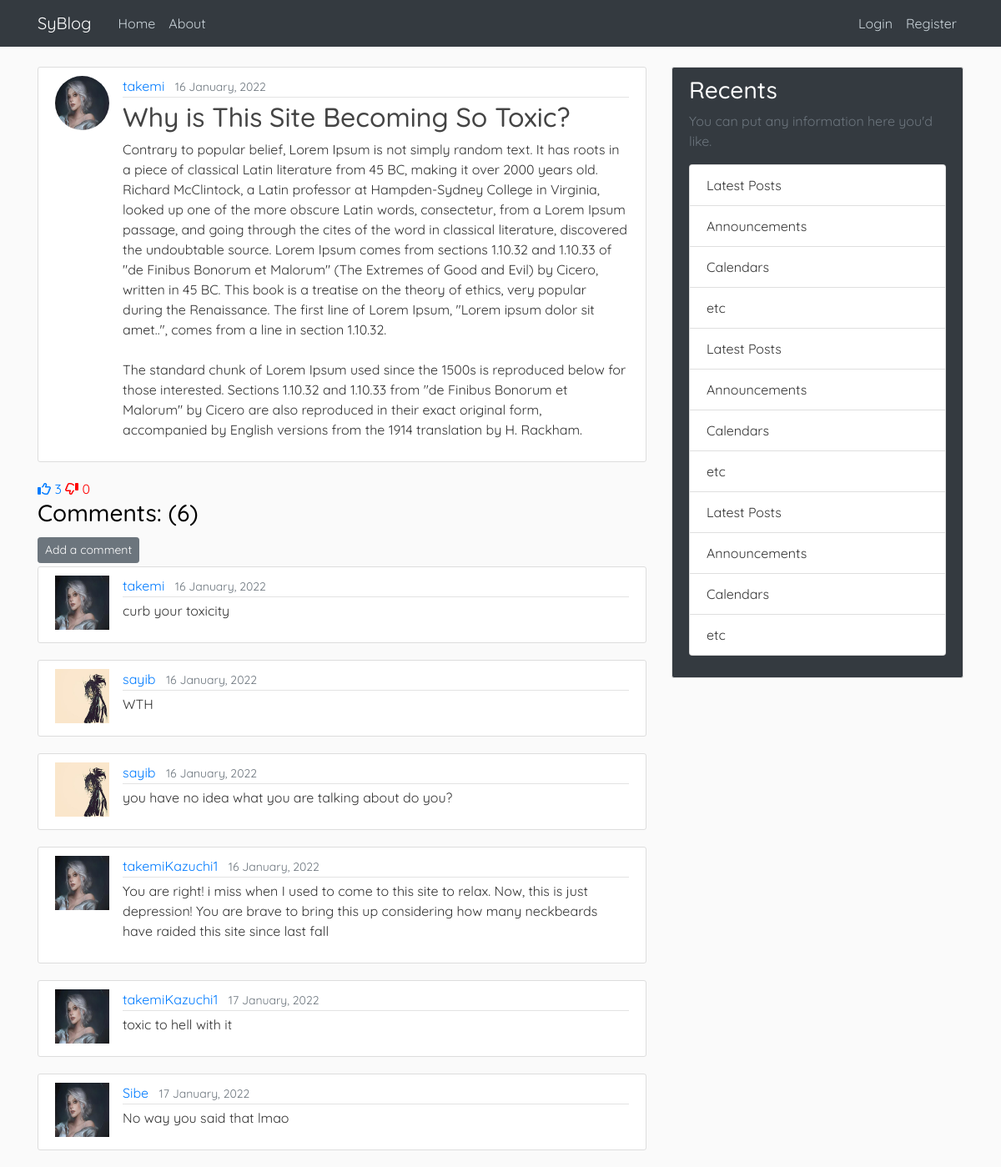
Page /post/3 on the earlier database version.
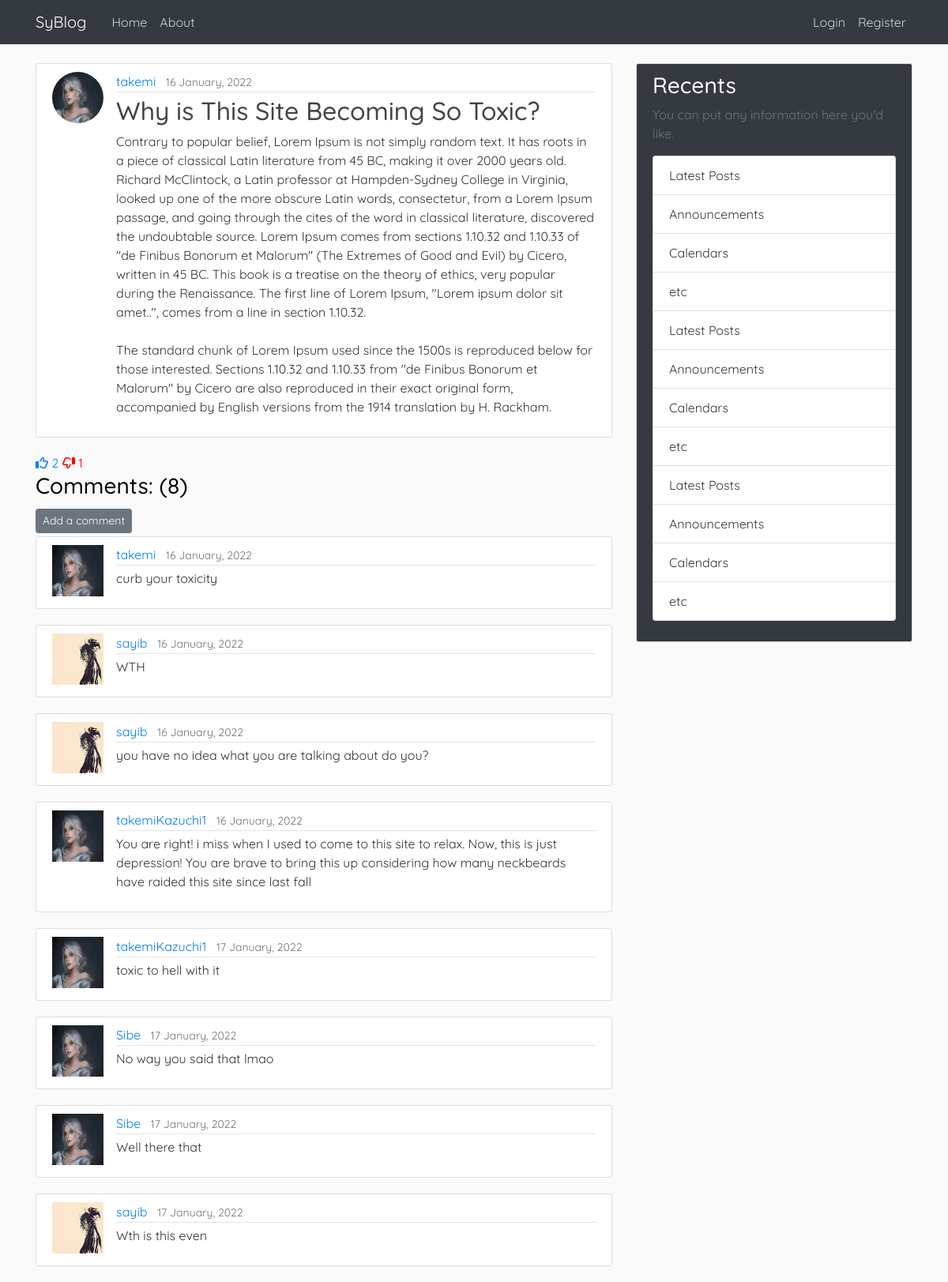
Same page on the later database version.
### blog/models.py (models this page shows, shortened)
class Post(models.Model):
    title = models.CharField(max_length=100)
    content = models.TextField()
    date_posted = models.DateTimeField(default=timezone.now)
    author = models.ForeignKey(User, on_delete=models.CASCADE)
    likes = models.ManyToManyField(User, related_name="blog_likes")
    dislikes = models.ManyToManyField(User, related_name="blog_dislikes")
    def likes_count(self):
        return self.likes.count()
    def dislikes_count(self):
        return self.dislikes.count()

class Comment(models.Model):
    body = models.TextField()
    date_posted = models.DateTimeField(default=timezone.now)
    author = models.ForeignKey(User, on_delete=models.CASCADE, related_name="comments")
    post = models.ForeignKey(Post, on_delete=models.CASCADE, related_name="comments")

### users/models.py (models this page shows, shortened)
class Profile(models.Model):
    user = models.OneToOneField(User, on_delete=models.CASCADE)
    image = models.ImageField(default = "default.jpg", upload_to='profile_pics')

### blog/views.py (the view)
# urls.py: path('post/<int:pk>', PostDetailView.as_view(), name="post-detail"),
class PostDetailView(DetailView):
    model = Post

### blog/templates/blog/post_detail.html
{% extends 'blog/base.html' %}
{% block content %}
    <article class="media content-section">
        <img src="{{ object.author.profile.image.url }}" class="rounded-circle article-img">
        <div class="media-body">
            <div class="article-metadata">
                <a href="#" class="mr-2">{{ object.author }}</a>
                <small class="text-muted">{{ object.date_posted|date:"d F, Y" }}</small>
            </div>
            <h2 class="article-title">{{ object.title }}</h2>
            <p class="article-content">{{ object.content }}</p>
        </div>
    </article>
    <a class="like-btn"  style="text-decoration:none" href="{% url 'post-like' post.id%}"><i class="fa-regular fa-thumbs-up"></i> {{object.likes_count}}</a>
    <a class="like-btn"  style="text-decoration:none; color:red" href="{% url 'post-dislike' post.id%}"><i class="fa-regular fa-thumbs-down fa-flip-horizontal"></i> {{object.dislikes_count}}</a>
    <h3>Comments: ({{object.comments.all.count}})</h3>
    <a class = "btn btn-secondary btn-sm mt-1 mb-1" href="{% url 'add-comment' object.id%}">Add a comment</a>
    {% for comment in object.comments.all %}
        <article class="media content-section">
        <img class="rounded-circle-sm article-img" src="{{comment.author.profile.image.url}}" >
            <div class="media-body">
                <div class="article-metadata">
                    <a class="mr-2" href="#">{{ comment.author }}</a>
                    <small class="text-muted">{{ comment.date_posted|date:"d F, Y" }}</small>
                </div>
                <p class="article-content">{{ comment.body }}</p>
            </div>
        </article>
    {% endfor %}
{% endblock content %}

### blog/templates/blog/base.html (shortened to what this page needs)
{% load static %}
<!DOCTYPE html>
<html lang="en">
<head>
    <link rel="stylesheet" href="https://cdnjs.cloudflare.com/ajax/libs/font-awesome/6.0.0-beta3/css/all.min.css" />
    <link rel="stylesheet" href="https://cdn.jsdelivr.net/npm/bootstrap@4.6.1/dist/css/bootstrap.min.css">
    <link rel="stylesheet" href="{%static 'blog/main.css'%}">
  </head>
<body>
    <header class="site-header">
      <nav class="navbar navbar-expand-md navbar-dark bg-dark fixed-top">
        <div class="container">
          <a class="navbar-brand mr-4" href="{% url 'blog-home' %}">SyBlog</a>
          <div class="collapse navbar-collapse" id="navbarToggle">
            <div class="navbar-nav mr-auto">
              <a class="nav-item nav-link" href="{% url 'blog-home' %}">Home</a>
              <a class="nav-item nav-link" href="{% url 'blog-about' %}">About</a>
            </div>
            <div class="navbar-nav">
              {% if user.is_authenticated %}
                <a class="nav-item nav-link" href="{% url 'logout' %}">Logout</a>
                <a class="nav-item nav-link" href="{% url 'post-create' %}">New Post</a>
                <a class="nav-item nav-link" href="{% url 'profile' %}">Profile</a>
              {% else %}
                <a class="nav-item nav-link" href="{% url 'login' %}">Login</a>
                <a class="nav-item nav-link" href="{% url 'register' %}">Register</a>
              {% endif %}
            </div>
          </div>
        </div>
      </nav>
    </header>
    <main role="main" class="container">
    <div class="row">
        <div class="col-md-8">
          {% block content %}{% endblock %}
        </div>
        <div class="col-md-4">
        <div class="sidebar content-section bg-dark">
            <h3>Recents</h3>
            <p class='text-muted'>You can put any information here you'd like.
            <ul class="list-group">
                <li class="list-group-item list-group-item">Latest Posts</li>
                <li class="list-group-item list-group-item">Announcements</li>
                <li class="list-group-item list-group-item">Calendars</li>
                <li class="list-group-item list-group-item">etc</li>
                <li class="list-group-item list-group-item">Latest Posts</li>
                <li class="list-group-item list-group-item">Announcements</li>
                <li class="list-group-item list-group-item">Calendars</li>
                <li class="list-group-item list-group-item">etc</li>
                <li class="list-group-item list-group-item">Latest Posts</li>
                <li class="list-group-item list-group-item">Announcements</li>
                <li class="list-group-item list-group-item">Calendars</li>
                <li class="list-group-item list-group-item">etc</li>
            </ul>
            </p>
        </div>
        </div>
    </div>
    </main>
</body>
</html>

### blog/static/blog/main.css (style rules this page uses)
body { background: #fafafa; color: #333333; margin-top: 5rem; font-family: 'Quicksand'; }
a { text-decoration: none; }
h1, h2, h3, h4, h5, h6 { color:black; }
.sidebar h3 { color:white; }
ul { margin: 0; }
.bg-dark { background-color: #5f788a; }
.site-header .navbar-nav .nav-link { color: #cbd5db; }
.content-section { background: #ffffff; padding: 10px 20px; border: 1px solid #dddddd; border-radius: 3px; margin-bottom: 20px; }
.article-title { color: #444444; }
.article-content { white-space: pre-line; }
.article-img { height: 65px; width: 65px; margin-right: 16px; }
.article-metadata { padding-bottom: 1px; margin-bottom: 4px; border-bottom: 1px solid #e3e3e3 }

Differences in the rows shown:
computed for Post "Why is This Site Becoming So Toxic?": likes_count "3" → "2"; dislikes_count "0" → "1"; comments.all.count "6" → "8"
added Comment: author.profile.image (placeholder picture), author "Sibe", date_posted "17 January, 2022", body "Well there that"
added Comment: author.profile.image (picture), author "sayib", date_posted "17 January, 2022", body "Wth is this even"
